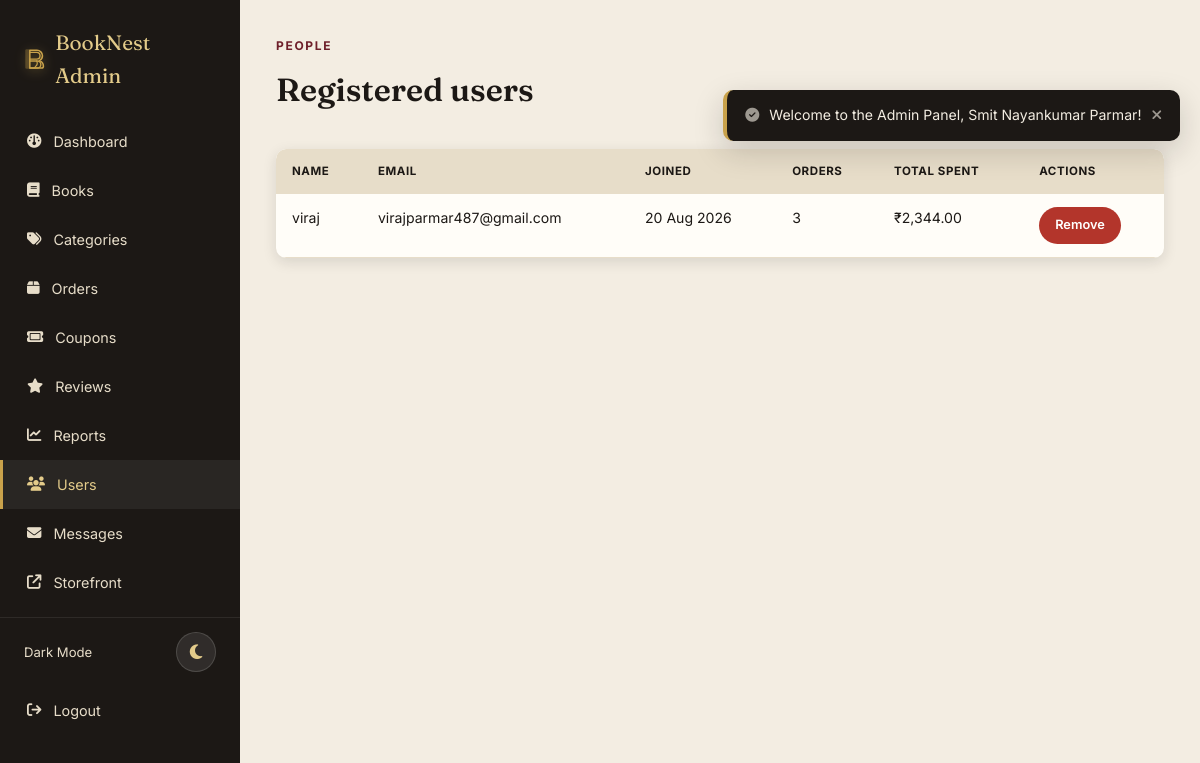
Screenshot of /admin/users.php (signed in) with the database file from the repository.
### tables this page shows
CREATE TABLE `users` (
  `id` int unsigned NOT NULL AUTO_INCREMENT,
  `name` varchar(100) NOT NULL,
  `email` varchar(150) NOT NULL,
  `phone` varchar(20) DEFAULT NULL,
  `address` varchar(500) DEFAULT NULL,
  `password` varchar(255) NOT NULL,
  `role` enum('user','admin') NOT NULL DEFAULT 'user',
  `created_at` timestamp NOT NULL DEFAULT CURRENT_TIMESTAMP,
  PRIMARY KEY (`id`),
  UNIQUE KEY `email` (`email`)
);

### includes/functions.php (called while the page is built, shortened)
<?php
function h($str) {
    return htmlspecialchars($str ?? '', ENT_QUOTES, 'UTF-8');
}
function csrf_token() {
    return $_SESSION['csrf_token'];
}
function price($amount) {
    return '₹' . number_format((float) $amount, 2);
}

### admin/users.php (the view, shortened to what this page needs)
<?php
require_once '../config.php';
require_once '../includes/functions.php';
$users = $pdo->query(
    "SELECT u.*, COUNT(o.id) AS order_count, COALESCE(SUM(o.total_price),0) AS total_spent
     FROM users u LEFT JOIN orders o ON o.user_id = u.id
     WHERE u.role = 'user' GROUP BY u.id ORDER BY u.created_at DESC"
)->fetchAll();
require_once 'includes/admin_header.php';
?>
<div class="section-head"><div><span class="eyebrow">People</span><h2>Registered users</h2></div></div>
<div class="table-responsive">
  <table class="admin-table">
  <thead><tr><th>Name</th><th>Email</th><th>Joined</th><th>Orders</th><th>Total spent</th><th>Actions</th></tr></thead>
  <tbody>
    <?php foreach ($users as $u): ?>
      <tr>
        <td><?= h($u['name']); ?></td>
        <td><?= h($u['email']); ?></td>
        <td><?= date('d M Y', strtotime($u['created_at'])); ?></td>
        <td><?= (int) $u['order_count']; ?></td>
        <td><?= price($u['total_spent']); ?></td>
        <td><a href="users.php?delete=<?= $u['id']; ?>&csrf=<?= csrf_token(); ?>" class="btn btn-danger btn-sm" onclick="return confirm('Remove this user?');">Remove</a></td>
      </tr>
    <?php endforeach; ?>
  </tbody>
</table>
</div>
<?php require_once 'includes/admin_footer.php'; ?>

### rows the page displays
users: name "viraj", email "virajparmar487@gmail.com", created_at "20 Aug 2026", order_count "3", total_spent "₹2,344.00"
